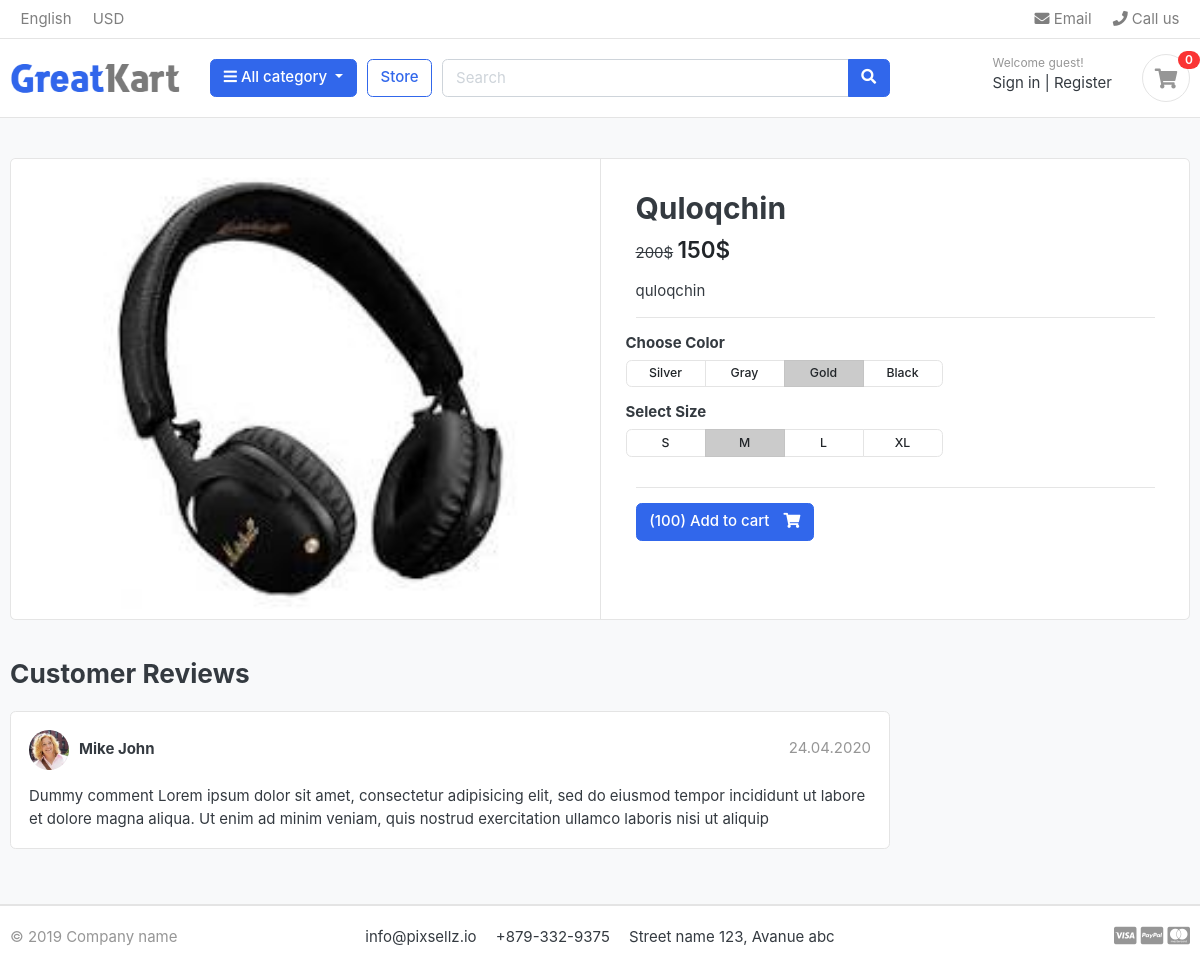
The page /store/view_detail/14/ on the database its author committed.
### product_store/models.py (models this page shows, shortened)
class Product(models.Model):
    name = models.CharField(max_length=20)
    slug = models.SlugField(max_length=20,unique=True)
    descprition = models.TextField(max_length=500,blank=True)
    xozirgi_narx = models.IntegerField()
    oldingi_narx = models.IntegerField()
    image = models.ImageField(upload_to="photo/product")
    aksiya = models.IntegerField(default=100)
    mavjudmi = models.BooleanField(default=True)
    category = models.ForeignKey(Category,on_delete=models.CASCADE)
    yaratilgan_vaqt = models.DateTimeField(auto_now_add=True)
    ozgartirilgan_vaqti = models.DateTimeField(auto_now=True)

### product_store/views.py (the view)
# urls.py: path("view_detail/<int:id>/", Detail, name="detail_name")
def Detail(malumot,id):
    stre = Product.objects.get(id=id)
    quality = Add_Quality.objects.all()
    in_cart = CartItem.objects.filter(cart__session_id = _cart_id(malumot), product = stre).exists()
    context = {
        "store":stre,
        "silver":quality,
        "in_cart":in_cart
    }
    return render(malumot,"detail_product.html",context)

### Category/context_prosesor.py (called while the page is built)
def menu_links(request):
    maxsulot_tur = Category.objects.all()
    context = {
        "maxsulot_all": maxsulot_tur
    }
    return dict(context)

### Category/models.py (called while the page is built)
    def manzil_olmoq(self):
        return reverse("category_slug", args=[self.slug])

### card/context_prosesor.py (called while the page is built)
def counter(request):
    cart_count = 0
    if 'admin' in request.path:
        return {}
    else:
        try:
            cart = Cart.objects.get(session_id=_cart_id(request))
            cart_items = CartItem.objects.filter(cart=cart)
            for cart_item in cart_items:
                cart_count += cart_item.quantity
        except ObjectDoesNotExist:
            cart_count = 0
    return dict(cart_count = cart_count)

### card/views.py (called while the page is built)
def _cart_id(request):
    cart = request.session.session_key
    if not cart:
        cart = request.session.create()
    return cart

### template/detail_product.html
{% extends "base.html" %}
{% load static %}
{% block content %}
<section class="section-content padding-y bg">
    <div class="container">
    <div class="card">
        <div class="row no-gutters">
            <aside class="col-md-6">
    <article class="gallery-wrap">
        <div class="img-big-wrap">
            {% if store.image  %}
            <a href="#"><img src="{{store.image.url}}"></a>
            {% endif %}
        </div>
    </article>
            </aside>
            <main class="col-md-6 border-left">
    <article class="content-body">
    <h2 class="title">{{store.name}}</h2>
    <div class="mb-3">
        <s>{{store.oldingi_narx}}$</s>
        <var class="price h4">{{store.xozirgi_narx}}$</var>
    </div>
    <p>{{store.slug}}</p>
    <hr>
        <div class="row">
            <div class="item-option-select">
                <h6>Choose Color</h6>
                <div class="btn-group btn-group-sm btn-group-toggle" data-toggle="buttons">
                    <label class="btn btn-light">
                        <input type="radio" name="radio_color"> Silver
                    </label>
                    <label class="btn btn-light">
                        <input type="radio" name="radio_color" > Gray
                    </label>
                    <label class="btn btn-light active">
                        <input type="radio" name="radio_color checked"> Gold
                    </label>
                    <label class="btn btn-light">
                        <input type="radio" name="radio_color"> Black
                    </label>
                </div>
            </div>
        </div>
        <div class="row">
            <div class="item-option-select">
                <h6>Select Size</h6>
                <div class="btn-group btn-group-sm btn-group-toggle" data-toggle="buttons">
                    <label class="btn btn-light">
                        <input type="radio" name="radio_color"> S
                      </label>
                      <label class="btn btn-light active">
                        <input type="radio" name="radio_color" checked> M
                      </label>
                      <label class="btn btn-light">
                        <input type="radio" name="radio_color"> L
                      </label>
                      <label class="btn btn-light">
                        <input type="radio" name="radio_color"> XL
                      </label>
                </div>
            </div>
        </div>
        <hr>
        {% if store.aksiya <= 0 %}
            <h5 class="text-danger">Out of stock</h5>
        {% else %}
            <a href="{% url 'cart_add' store.id %}" class="btn btn-primary">
            <span class="text">({{store.aksiya}}) Add to cart</span>
            <i class="fas fa-shopping-cart"></i> </a>
        {% endif %}
    </article>
            </main>
        </div>
    </div>
    <br>
    <div class="row">
                <div class="col-md-9">
        <header class="section-heading">
            <h3>Customer Reviews </h3>
        </header>
        <article class="box mb-3">
            <div class="icontext w-100">
                <img src="{% static './images/avatars/avatar1.jpg' %}" class="img-xs icon rounded-circle">
                <div class="text">
                    <span class="date text-muted float-md-right">24.04.2020 </span>
                    <h6 class="mb-1">Mike John </h6>
                </div>
            </div>
            <div class="mt-3">
                <p>
                    Dummy comment Lorem ipsum dolor sit amet, consectetur adipisicing elit, sed do eiusmod
                    tempor incididunt ut labore et dolore magna aliqua. Ut enim ad minim veniam,
                    quis nostrud exercitation ullamco laboris nisi ut aliquip
                </p>
            </div>
        </article>
        </div>
    </div>
    </div>
    </section>
{% endblock content %}

### static/css/ui.css (style rules this page uses)
html { font-family: "Inter", sans-serif; font-size: 15px; }
.content-body { flex: 1 1 auto; padding: 2rem 2.3rem; }
.img-xs, .img-sm, .img-md, .img-lg { -o-object-fit: cover; object-fit: cover; flex-shrink: 0; flex-grow: 0; }
.img-xs { width: 40px; height: 40px; }
.padding-y { padding-top: 40px; padding-bottom: 40px; }
var { font-style: normal; }
article:after, .form-group:after { display: block; clear: both; content: ""; }
.bg { background-color: #f8f9fa; }
.section-heading { margin-bottom: 20px; margin-top: 15px; }
p:last-child { margin-bottom: 0; }
.btn-light { background-color: #fff; border-color: #e4e4e4; }
.btn .text + i { margin-left: 10px; }
.icontext { display: inline-flex; align-items: center; vertical-align: middle; }
.icontext .text { width: 100%; line-height: 1.2; }
.icontext .icon { position: relative; margin-right: 10px; flex-shrink: 0; flex-grow: 0; }
.price { font-weight: 600; color: #212529; }
.box { padding: 18px; background: #fff; border-radius: 0.37rem; border: 1px solid #e4e4e4; }
.box img { max-width: 100%; }
.gallery-wrap .img-big-wrap { margin-bottom: 10px; border-radius: 0.37rem; overflow: hidden; background-color: #fff; }
.gallery-wrap .img-big-wrap a { text-align: center; display: block; }
.gallery-wrap .img-big-wrap img { height: 450px; width: auto; display: inline-block; }
.item-option-select { margin-bottom: 1rem; display: inline-block; margin-right: 15px; }
.item-option-select .btn { min-width: 80px; }

### rows shown on the page
Product: image (picture), name "Quloqchin", oldingi_narx "200", xozirgi_narx "150", slug "quloqchin", aksiya "100"

### other values the page prints
{{ cart_count }} "0"
